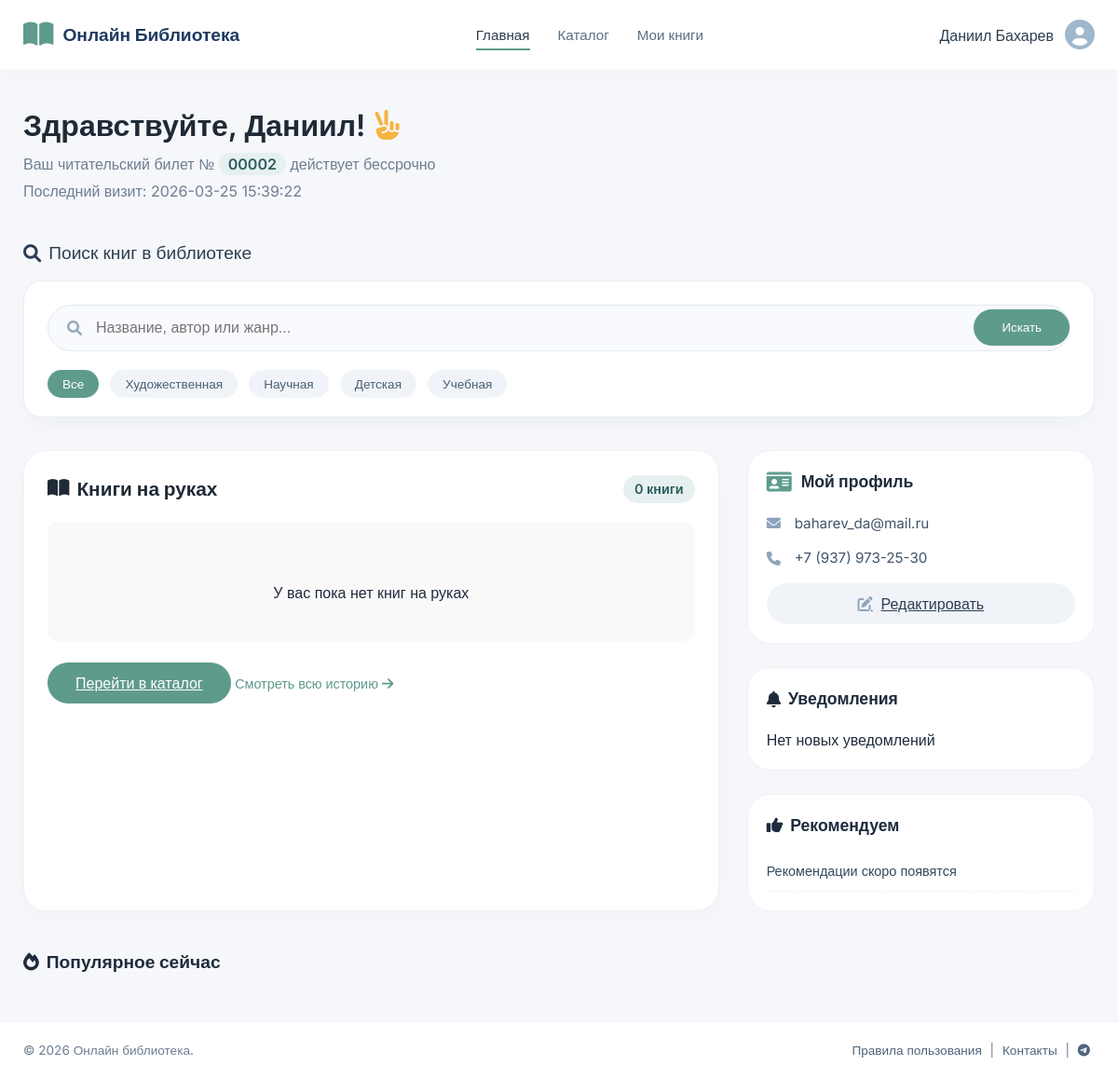
Screenshot of /profile_page/ (signed in) with the database file from the repository.
### users/models.py (models this page shows, shortened)
class CustomUser(AbstractUser):
    phone = models.CharField(
        max_length=20,
        blank=True,
        null=True,
        verbose_name="Телефон"
    )
    phone_2 = models.CharField(
        max_length=20,
        blank=True,
        null=True,
        verbose_name="Второй телефон"
    )
    birthdate = models.DateField(
        blank=True,
        null=True,
        verbose_name="День рождения"
    )
    patronymic = models.CharField(
        max_length=20,
        blank=True,
        null=True,
        verbose_name="Отчество"
    )
    class Meta:
        verbose_name = "Пользователь"
        verbose_name_plural = "Пользователи"

### main/views.py (the view)
# urls.py: path("profile_page/", views.personal_account_page, name="profile"),
@login_required(login_url='/login_page/')
def personal_account_page(request):
    user = request.user
    request.session['last_visit'] = str(datetime.datetime.now()).split(".")[0]
    return render(request, 'PersonalAccountPage.html', {'user': user})

### templates/PersonalAccountPage.html (shortened to what this page needs)
<!DOCTYPE html>
{% load static %}
<html lang="ru">
<head>
    <link rel="stylesheet" href="{% static 'css/PersonalAccountPageStyle.css' %}">
    <link rel="stylesheet" href="https://cdnjs.cloudflare.com/ajax/libs/font-awesome/6.0.0-beta3/css/all.min.css">
</head>
<body>
    <div class="wrapper">
        {% if user.is_authenticated %}
        <header class="header">
            <div class="container header-container">
                <a href="/home/" class="logo" style="text-decoration: none;">
                    <i class="fas fa-book-open"></i>
                    <span>Онлайн Библиотека</span>
                </a>
                <nav class="nav">
                    <ul>
                        <li><a href="{% url 'home' %}" class="active">Главная</a></li>
                        <li><a href="#">Каталог</a></li>
                        <li><a href="{% url 'my_books' %}">Мои книги</a></li>
                    </ul>
                </nav>
                <div class="user-profile-mini">
                    <span class="user-name">{{ user.get_full_name|default:user.username }}</span>
                    <div class="avatar" id="avatarDropdown" style="cursor: pointer;">
                        {% if user.avatar %}
                            <img src="{{ user.avatar.url }}" alt="Avatar" class="avatar-img">
                        {% else %}
                            <i class="fas fa-user-circle"></i>
                        {% endif %}
                    </div>
                </div>
            </div>
        </header>
        <main class="main">
            <div class="container">
                <div class="welcome-block">
                    <h1>Здравствуйте, {{ user.first_name|default:user.username }}! <i class="fas fa-hand-peace"></i></h1>
                    <p>Ваш читательский билет № <strong>{{ user.id|stringformat:"05d" }}</strong>
                    {% if request.session.ticket_expiry %}
                        действует до {{ request.session.ticket_expiry }}
                    {% else %}
                        действует бессрочно
                    {% endif %}
                    </p>
                    {% if request.session.last_visit %}
                        <p class="last-visit">Последний визит: {{ request.session.last_visit }}</p>
                    {% endif %}
                </div>
                <div class="search-section">
                    <h2><i class="fas fa-search"></i> Поиск книг в библиотеке</h2>
                    <div class="search-container">
                        <form action="#" method="GET" class="search-bar">
                            <i class="fas fa-search search-icon"></i>
                            <input type="text" name="q" placeholder="Название, автор или жанр..." required>
                            <button type="submit" class="btn btn-primary">Искать</button>
                        </form>
                        <div class="filter-tags">
                            <span class="filter-tag active">Все</span>
                            <span class="filter-tag">Художественная</span>
                            <span class="filter-tag">Научная</span>
                            <span class="filter-tag">Детская</span>
                            <span class="filter-tag">Учебная</span>
                        </div>
                    </div>
                </div>
                <div class="content-grid">
                    <div class="my-books-section">
                        <div class="section-header">
                            <h2><i class="fas fa-book-open"></i> Книги на руках</h2>
                            <span class="badge-count">{{ borrowed_books_count|default:"0" }} книги</span>
                        </div>
                        {% for book in borrowed_books %}
                        <div class="book-card {% if book.is_overdue %}overdue{% endif %}">
                            <div class="book-cover">
                                {% if book.cover %}
                                    <img src="{{ book.cover.url }}" alt="{{ book.title }}">
                                {% else %}
                                    <i class="fas fa-book"></i>
                                {% endif %}
                            </div>
                            <div class="book-info">
                                <h3>{{ book.title }}</h3>
                                <p class="book-author">{{ book.author }}</p>
                                <div class="book-meta">
                                    <span><i class="far fa-calendar"></i> Взята: {{ book.borrowed_date|date:"d.m.Y" }}</span>
                                    <span><i class="far fa-clock"></i> Срок: до {{ book.due_date|date:"d.m.Y" }}</span>
                                </div>
                                <div class="progress-bar">
                                    <div class="progress-fill {% if book.is_overdue %}overdue-fill{% endif %}"
                                         style="width: {{ book.progress_percentage }}%;"></div>
                                </div>
                                {% if book.is_overdue %}
                                    <span class="days-overdue">Просрочка {{ book.overdue_days }} дн.</span>
                                {% else %}
                                    <span class="days-left">Осталось {{ book.days_left }} дн.</span>
                                {% endif %}
                            </div>
                            {% if not book.is_overdue %}
                                <button class="btn-renew" onclick="renewBook({{ book.id }})">
                                    <i class="fas fa-redo-alt"></i> Продлить
                                </button>
                            {% else %}
                                <button class="btn-renew warning" onclick="returnBook({{ book.id }})">
                                    <i class="fas fa-exclamation-triangle"></i> Срочно вернуть
                                </button>
                            {% endif %}
                        </div>
                        {% empty %}
                        <div class="empty-state">
                            <p>У вас пока нет книг на руках</p>
                        </div>
                        {% endfor %}
                        <a href="#" class="btn btn-primary">Перейти в каталог</a>
                        <a href="#" class="btn-link">Смотреть всю историю <i class="fas fa-arrow-right"></i></a>
                    </div>
                    <div class="right-sidebar">
                        <div class="profile-card">
                            <div class="profile-header">
                                <i class="fas fa-id-card"></i>
                                <h3>Мой профиль</h3>
                            </div>
                            <div class="profile-body">
                                <p><i class="fas fa-envelope"></i> {{ user.email }}</p>
                                <p><i class="fas fa-phone"></i> {{ user.phone|default:"Не указан" }}</p>
                                <a href="/personal_data_page/" class="btn-edit">
                                    <i class="fas fa-edit"></i> Редактировать
                                </a>
                            </div>
                        </div>
                        <div class="notifications-card">
                            <h3><i class="fas fa-bell"></i> Уведомления
                            </h3>
                            {% for notification in notifications|slice:":3" %}
                                <div class="notification-item {% if not notification.is_read %}unread{% endif %}"
                                     data-id="{{ notification.id }}">
                                    <i class="fas
                                        {% if notification.notification_type == 'overdue' %}fa-exclamation-circle
                                        {% elif notification.notification_type == 'renew' %}fa-check-circle
                                        {% elif notification.notification_type == 'new_book' %}fa-gift
                                        {% else %}fa-info-circle{% endif %}">
                                    </i>
                                    <div class="notification-content">
                                        <p>{{ notification.message }}</p>
                                        <span class="time">{{ notification.created_at|timesince }} назад</span>
                                    </div>
                                    {% if not notification.is_read %}
                                        <button class="mark-read" onclick="markNotificationRead({{ notification.id }})">✓</button>
                                    {% endif %}
                                </div>
                            {% empty %}
                                <div class="empty-notifications">
                                    <p>Нет новых уведомлений</p>
                                </div>
                            {% endfor %}
                        </div>
                        <div class="recommend-card">
                            <h3><i class="fas fa-thumbs-up"></i> Рекомендуем</h3>
                            <ul class="recommend-list">
                                {% for book in recommended_books %}
                                <li>
                                    <i class="fas fa-chevron-right"></i>
                                    <a href="{% url '#' book.id %}">
                                        <span>«{{ book.title }}» {{ book.author }}</span>
                                    </a>
                                </li>
                                {% empty %}
                                <li>Рекомендации скоро появятся</li>
                                {% endfor %}
                            </ul>
                        </div>
                    </div>
                </div>
                <div class="bottom-section">
                    <h2><i class="fas fa-fire"></i> Популярное сейчас</h2>
                </div>
            </div>
        </main>
        <footer class="footer">
            <div class="container">
                <p>© 2026 Онлайн библиотека.</p>
                <p class="footer-links">
                    <a href="#">Правила пользования</a> |
                    <a href="#">Контакты</a> |
                    <a href="#"><i class="fab fa-telegram"></i></a>
                </p>
            </div>
        </footer>
        {% endif %}
    </div>
</body>
</html>

### templates/PersonalAccountPage.html (style rules this page uses)
.empty-state { text-align: center; padding: 40px 20px; background: #f9f9f9; border-radius: 10px; margin: 20px 0; }
.last-visit { color: #666; font-size: 0.9em; margin-top: 5px; }

### rows the page displays
CustomUser: get_full_name "Даниил Бахарев", first_name "Даниил", id "00002", email "baharev_da@mail.ru", phone "+7 (937) 973-25-30"

### other values shown
{{ request.session.last_visit }} "2026-03-25 15:39:22"
{{ borrowed_books_count|default:"0" }} "0"
